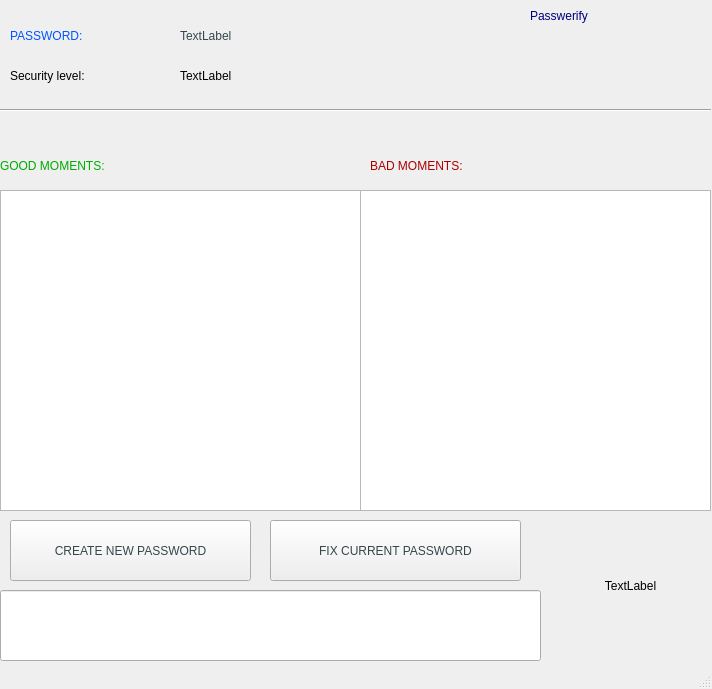
<?xml version="1.0" encoding="UTF-8"?>
<ui version="4.0">
 <class>MainWindow</class>
 <widget class="QMainWindow" name="MainWindow">
  <property name="geometry">
   <rect>
    <x>0</x>
    <y>0</y>
    <width>712</width>
    <height>689</height>
   </rect>
  </property>
  <property name="windowTitle">
   <string>MainWindow</string>
  </property>
  <widget class="QWidget" name="centralwidget">
   <widget class="QLabel" name="label">
    <property name="geometry">
     <rect>
      <x>530</x>
      <y>0</y>
      <width>181</width>
      <height>31</height>
     </rect>
    </property>
    <property name="styleSheet">
     <string notr="true">font: 63 italic 25pt &quot;Lucida Sans&quot;;
color: rgb(0, 0, 127)</string>
    </property>
    <property name="text">
     <string>Passwerify</string>
    </property>
   </widget>
   <widget class="QLabel" name="label_4">
    <property name="geometry">
     <rect>
      <x>370</x>
      <y>140</y>
      <width>321</width>
      <height>51</height>
     </rect>
    </property>
    <property name="styleSheet">
     <string notr="true">font: 30pt &quot;MV Boli&quot;;
color: rgb(170, 0, 0)</string>
    </property>
    <property name="text">
     <string>BAD MOMENTS:</string>
    </property>
   </widget>
   <widget class="QLabel" name="label_5">
    <property name="geometry">
     <rect>
      <x>0</x>
      <y>140</y>
      <width>361</width>
      <height>51</height>
     </rect>
    </property>
    <property name="styleSheet">
     <string notr="true">font: 30pt &quot;MV Boli&quot;;
color: rgb(0, 170, 0)</string>
    </property>
    <property name="text">
     <string>GOOD MOMENTS:</string>
    </property>
   </widget>
   <widget class="QLabel" name="label_security_text">
    <property name="geometry">
     <rect>
      <x>10</x>
      <y>60</y>
      <width>171</width>
      <height>31</height>
     </rect>
    </property>
    <property name="styleSheet">
     <string notr="true">font: 20pt &quot;Palatino Linotype&quot;;
color: rgb(0, 0, 0)</string>
    </property>
    <property name="text">
     <string>Security level:</string>
    </property>
   </widget>
   <widget class="QLabel" name="label_password_text">
    <property name="geometry">
     <rect>
      <x>10</x>
      <y>20</y>
      <width>161</width>
      <height>31</height>
     </rect>
    </property>
    <property name="styleSheet">
     <string notr="true">font: 87 18pt &quot;Segoe UI Black&quot;;
color: rgb(0, 85, 255)</string>
    </property>
    <property name="text">
     <string>PASSWORD:</string>
    </property>
   </widget>
   <widget class="QLabel" name="label_password_value">
    <property name="geometry">
     <rect>
      <x>180</x>
      <y>20</y>
      <width>341</width>
      <height>31</height>
     </rect>
    </property>
    <property name="styleSheet">
     <string notr="true">font: 75 18pt &quot;MS Sans Serif&quot;;
color: rgb(53, 70, 75)</string>
    </property>
    <property name="text">
     <string>TextLabel</string>
    </property>
   </widget>
   <widget class="QLabel" name="label_security_value">
    <property name="geometry">
     <rect>
      <x>180</x>
      <y>60</y>
      <width>341</width>
      <height>31</height>
     </rect>
    </property>
    <property name="styleSheet">
     <string notr="true">font: 75 18pt &quot;MS Sans Serif&quot;;</string>
    </property>
    <property name="text">
     <string>TextLabel</string>
    </property>
   </widget>
   <widget class="QTextEdit" name="textedit_good_moments">
    <property name="geometry">
     <rect>
      <x>0</x>
      <y>190</y>
      <width>361</width>
      <height>321</height>
     </rect>
    </property>
    <property name="styleSheet">
     <string notr="true">font: 10pt &quot;MV Boli&quot;;
color: rgb(0, 170, 0)</string>
    </property>
   </widget>
   <widget class="QTextEdit" name="textedit_bad_moments">
    <property name="geometry">
     <rect>
      <x>360</x>
      <y>190</y>
      <width>351</width>
      <height>321</height>
     </rect>
    </property>
    <property name="styleSheet">
     <string notr="true">font: 10pt &quot;MV Boli&quot;;
color: rgb(170, 0, 0)</string>
    </property>
   </widget>
   <widget class="Line" name="line">
    <property name="geometry">
     <rect>
      <x>0</x>
      <y>100</y>
      <width>711</width>
      <height>20</height>
     </rect>
    </property>
    <property name="orientation">
     <enum>Qt::Horizontal</enum>
    </property>
   </widget>
   <widget class="QLineEdit" name="label_error">
    <property name="geometry">
     <rect>
      <x>0</x>
      <y>590</y>
      <width>541</width>
      <height>71</height>
     </rect>
    </property>
    <property name="styleSheet">
     <string notr="true">font: 16pt &quot;OCR A Extended&quot;;
color: rgb(170, 0, 0)</string>
    </property>
   </widget>
   <widget class="QLabel" name="label_grade_image">
    <property name="geometry">
     <rect>
      <x>550</x>
      <y>510</y>
      <width>161</width>
      <height>151</height>
     </rect>
    </property>
    <property name="text">
     <string>TextLabel</string>
    </property>
    <property name="alignment">
     <set>Qt::AlignCenter</set>
    </property>
   </widget>
   <widget class="QPushButton" name="button_new_password">
    <property name="geometry">
     <rect>
      <x>10</x>
      <y>520</y>
      <width>241</width>
      <height>61</height>
     </rect>
    </property>
    <property name="styleSheet">
     <string notr="true">font: 81 12pt &quot;Rockwell Extra Bold&quot;;
color: rgb(53, 70, 75)</string>
    </property>
    <property name="text">
     <string>CREATE NEW PASSWORD</string>
    </property>
   </widget>
   <widget class="QPushButton" name="button_fix_password">
    <property name="geometry">
     <rect>
      <x>270</x>
      <y>520</y>
      <width>251</width>
      <height>61</height>
     </rect>
    </property>
    <property name="styleSheet">
     <string notr="true">font: 81 12pt &quot;Rockwell Extra Bold&quot;;
color: rgb(53, 70, 75)</string>
    </property>
    <property name="text">
     <string>FIX CURRENT PASSWORD</string>
    </property>
   </widget>
  </widget>
  <widget class="QMenuBar" name="menubar">
   <property name="geometry">
    <rect>
     <x>0</x>
     <y>0</y>
     <width>712</width>
     <height>21</height>
    </rect>
   </property>
  </widget>
  <widget class="QStatusBar" name="statusbar"/>
 </widget>
 <resources/>
 <connections/>
</ui>
